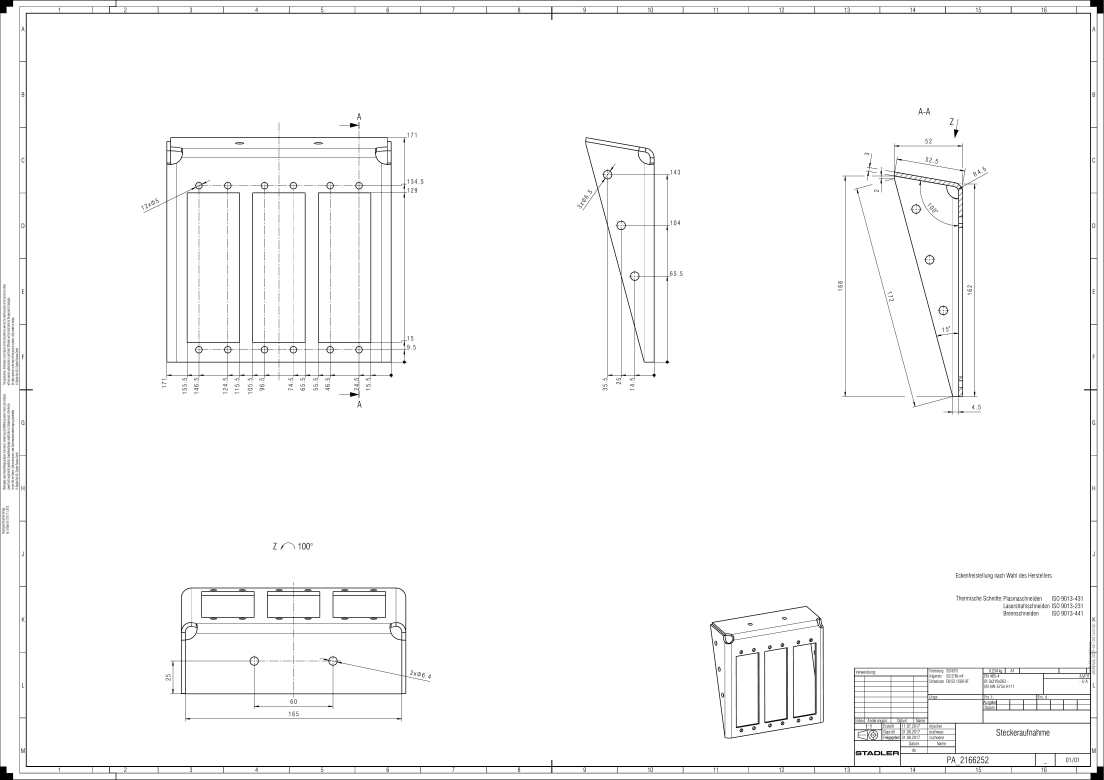
#> input picture page2.jpg, 6623 x 4678 px, found by its file name (shown at 1/6 size)
$ python main.py
#> lines starting #> are read from the running program, lines starting #| are printed output that depends on the picture; after the words box and inside, x2 and y2 are one past the last pixel; in counts of white or black regions, pixels touching at a corner belong together
# first is the table detection and cell recognition with Open cv2
#


import cv2
import numpy as np
import pandas as pd
import matplotlib.pyplot as plt
import csv
try:
    from PIL import Image
except ImportError:
    import Image
import pytesseract
from PIL import Image
from pathlib import Path
import openpyxl


########################################################################

# read your file
# file = r'C:/Python/ocr_2/page2.jpg'
file = r'C:/Python/ocr_2/page3.jpg'

######
im = Image.open(r'C:/Python/ocr_2/page2.jpg')
#> im is the input picture: PIL image 6623x4678 RGB; min 0, max 255, mean 249.4
width, height = im.size
#> width = 6623; height = 4678

# Setting the points for cropped image
left = 5
top = height / 4
#> top = 1169.5
right = 164
bottom = 3 * height / 4
#> bottom = 3508.5

# Cropped image of above dimension
# (It will not change original image)

im1 = im.crop((5120, 4003, 6556, 4606))
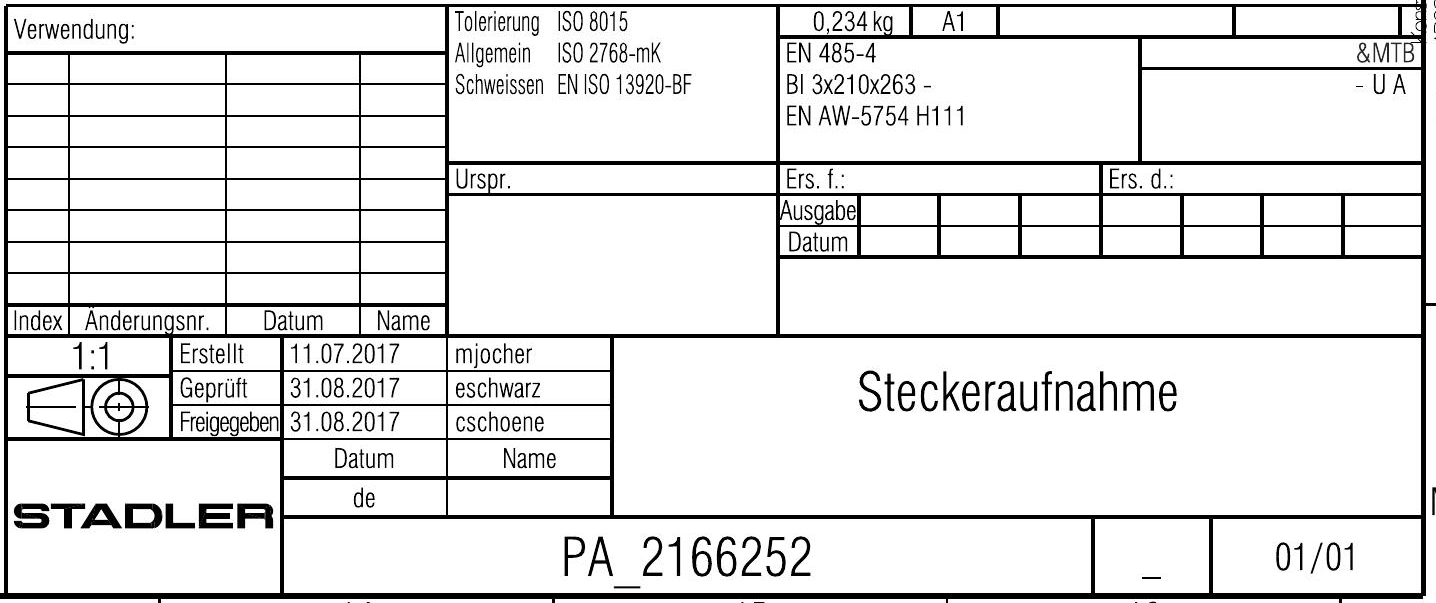
#> im1: PIL image 1436x603 RGB; min 0, max 255, mean 227.3
im1.show()
im1 = im1.save(r"C:/Python/ocr_2/table.jpg")
# file = r"C:/Python/ocr_2/table.jpg"
######
img = cv2.imread(file, 0)
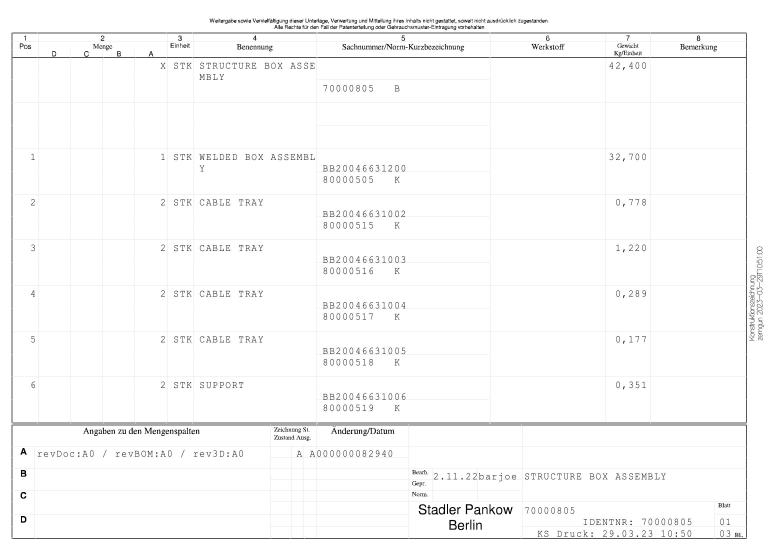
#> input picture page3.jpg, 2339 x 1653 px, found by its file name (shown at 1/3 size)
#> img is the input picture: shape (1653, 2339); min 0, max 255, mean 249.7
img.shape
# 1 thresholding the image to a binary image
thresh, img_bin = cv2.threshold(
    img, 128, 255, cv2.THRESH_BINARY | cv2.THRESH_OTSU)
#> img_bin: shape (1653, 2339); 98.1% white; black in thin lines or dots
#> thresh = 140
# 2 adaptiv
th3 = cv2.adaptiveThreshold(img, 255, cv2.ADAPTIVE_THRESH_GAUSSIAN_C,
                            cv2.THRESH_BINARY, 11, 2)
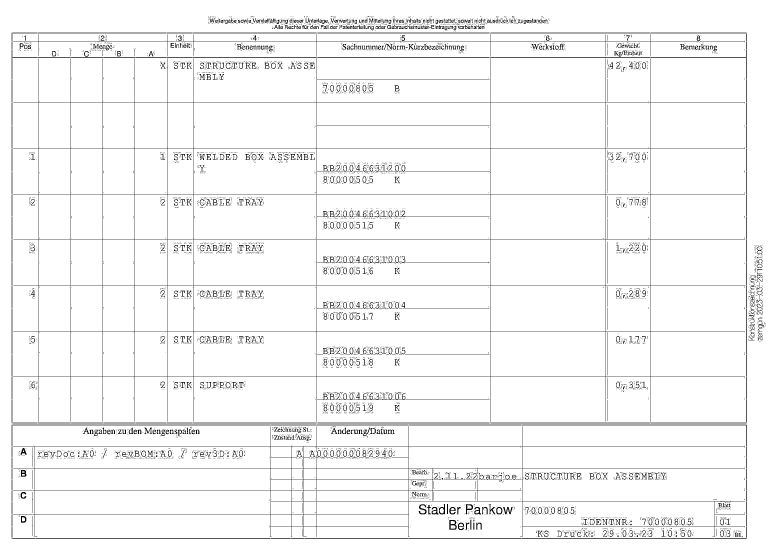
#> th3: shape (1653, 2339) (shown at 1/3 size); 96.3% white; black in thin lines or dots

# 1 inverting the image
img_bin = 255-img_bin
#> img_bin: shape (1653, 2339); 1.9% white in thin lines or dots
cv2.imwrite(r'C:/Python/ocr_2/cv2_inverted.png', img_bin)

# 2
th3 = 255-th3
#> th3: shape (1653, 2339); 3.7% white in thin lines or dots
cv2.imwrite(r'C:/Python/ocr_2/th3_inverted.png', th3)

# 1 Plotting the image to see the output
plotting = plt.imshow(img_bin, cmap='gray')
plt.show()

# 2 th3
plotting2 = plt.imshow(th3, cmap='gray')
plt.show()

########################################################################
# Length(width) of kernel as 100th of total width
kernel_len = np.array(img).shape[1]//100
#> kernel_len = 23
# Defining a vertical kernel to detect all vertical lines of image
ver_kernel = cv2.getStructuringElement(cv2.MORPH_RECT, (1, kernel_len))
#> ver_kernel = 23 values from 1 to 1
# Defining a horizontal kernel to detect all horizontal lines of image
hor_kernel = cv2.getStructuringElement(cv2.MORPH_RECT, (kernel_len, 1))
# A kernel of 2x2
kernel = cv2.getStructuringElement(cv2.MORPH_RECT, (2, 2))

########################################################################

# Use vertical kernel to detect and save the vertical lines in a jpg
# image_1 = cv2.erode(img_bin, ver_kernel, iterations=3)
image_1 = cv2.erode(th3, ver_kernel, iterations=3)
#> image_1: shape (1653, 2339); 0.32% white in thin lines or dots, all inside (x1, y1, x2, y2) = (35, 135, 2240, 1579)
vertical_lines = cv2.dilate(image_1, ver_kernel, iterations=3)
#> vertical_lines: shape (1653, 2339); 0.47% white in thin lines or dots, all inside (x1, y1, x2, y2) = (35, 102, 2240, 1612)
cv2.imwrite(str(Path.cwd())+"/vertical.jpg", vertical_lines)
# Plot the generated image
plotting = plt.imshow(image_1, cmap='gray')
plt.show()
########################################################################
# Use horizontal kernel to detect and save the horizontal lines in a jpg
# image_2 = cv2.erode(img_bin, hor_kernel, iterations=3)
image_2 = cv2.erode(th3, hor_kernel, iterations=3)
#> image_2: shape (1653, 2339); 1.1% white in thin lines or dots, all inside (x1, y1, x2, y2) = (71, 98, 2207, 1616)
horizontal_lines = cv2.dilate(image_2, hor_kernel, iterations=3)
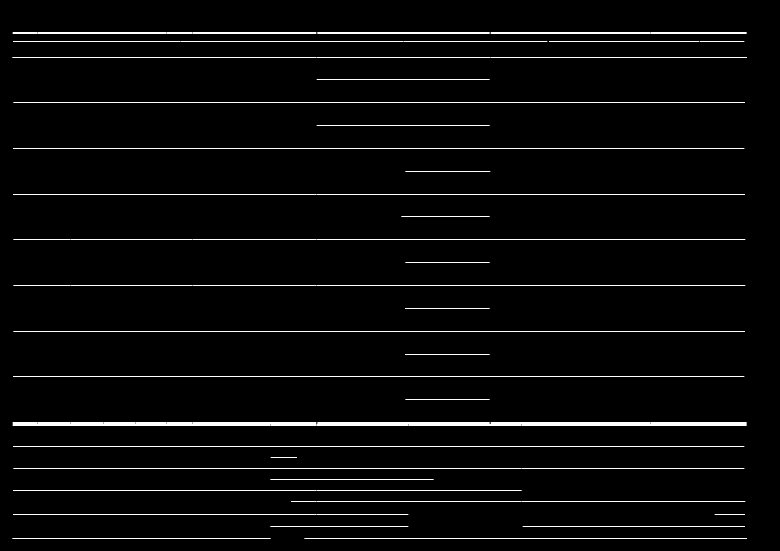
#> horizontal_lines: shape (1653, 2339) (shown at 1/3 size); 1.3% white in thin lines or dots, all inside (x1, y1, x2, y2) = (38, 98, 2240, 1616)
cv2.imwrite(str(Path.cwd())+"/horizontal.jpg", horizontal_lines)
# Plot the generated image
plotting = plt.imshow(image_2, cmap='gray')
plt.show()

########################################################################
# Combine horizontal and vertical lines in a new third image, with both having same weight.
img_vh = cv2.addWeighted(vertical_lines, 0.5, horizontal_lines, 0.5, 0.0)
# Eroding and thesholding the image
img_vh = cv2.erode(~img_vh, kernel, iterations=2)
# thresh, img_vh = cv2.threshold(img_vh, 128, 255, cv2.THRESH_BINARY | cv2.THRESH_OTSU)
img_vh = cv2.adaptiveThreshold(
    img_vh, 255, cv2.ADAPTIVE_THRESH_GAUSSIAN_C, cv2.THRESH_BINARY, 11, 2)
#> img_vh: shape (1653, 2339); 95.2% white; 4 black regions

cv2.imwrite(str(Path.cwd())+"/img_vh.jpg", img_vh)
bitxor = cv2.bitwise_xor(img, img_vh)
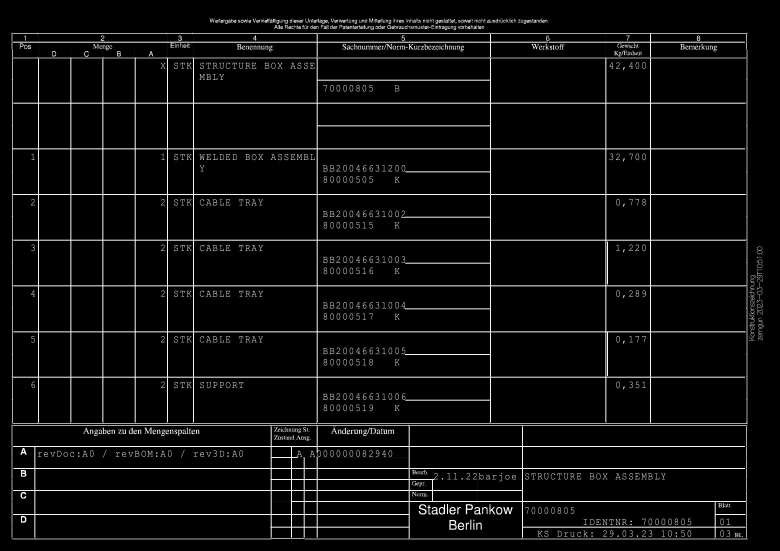
#> bitxor: shape (1653, 2339) (shown at 1/3 size); min 0, max 255, mean 13.3
bitnot = cv2.bitwise_not(bitxor)
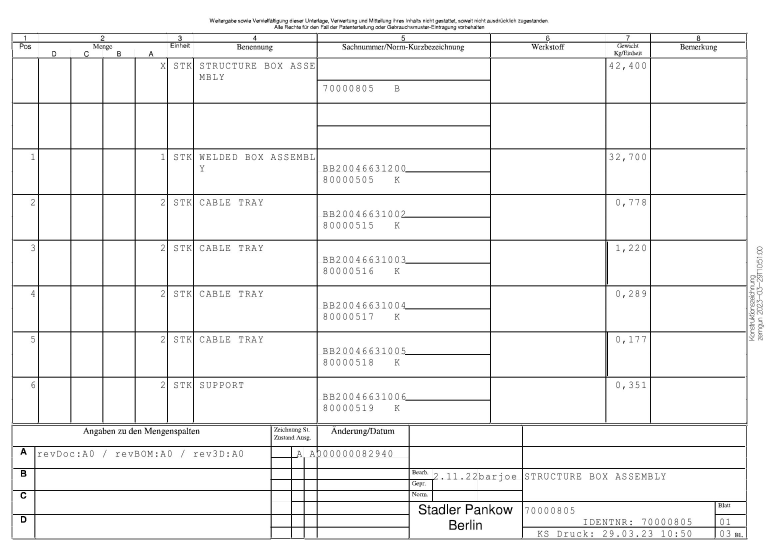
#> bitnot: shape (1653, 2339) (shown at 1/3 size); min 0, max 255, mean 241.7
# Plotting the generated image
plotting = plt.imshow(bitnot, cmap='gray')
plt.show()
########################################################################

# Detect contours for following box detection
contours, hierarchy = cv2.findContours(
    img_vh, cv2.RETR_TREE, cv2.CHAIN_APPROX_SIMPLE)
#> contours = 117 contours, 5 with area under 20; largest, box (x1, y1, x2, y2) and area: (0, 0, 2339, 1653) 3862376, (34, 97, 2243, 1273) 2517484, (37, 1273, 2243, 1619) 382024, (1953, 175, 2238, 719) 150815, (1953, 859, 2238, 1268) 113610

########################################################################


def sort_contours(cnts, method="left-to-right"):
    # initialize the reverse flag and sort index
#> called with method = 'top-to-bottom'
    reverse = False
    i = 0
    # handle if we need to sort in reverse
    if method == "right-to-left" or method == "bottom-to-top":
        reverse = True
    # handle if we are sorting against the y-coordinate rather than
    # the x-coordinate of the bounding box
    if method == "top-to-bottom" or method == "bottom-to-top":
        i = 1
    # construct the list of bounding boxes and sort them from top to
    # bottom
    boundingBoxes = [cv2.boundingRect(c) for c in cnts]
#> boundingBoxes = 117 items, first 6: (0, 0, 2339, 1653), (37, 1613, 777, 6), (37, 1273, 2206, 346), (953, 1545, 273, 35), (914, 1545, 36, 35), (876, 1545, 35, 35)
    (cnts, boundingBoxes) = zip(*sorted(zip(cnts, boundingBoxes),
                                        key=lambda b: b[1][i], reverse=reverse))
#> cnts has the same summary as contours outside sort_contours; boundingBoxes = 117 items, first 6: (0, 0, 2339, 1653), (34, 97, 2209, 1176), (1473, 102, 477, 69), (953, 102, 517, 23), (953, 128, 517, 43), (2239, 170, 1, 1)
    # return the list of sorted contours and bounding boxes
    return (cnts, boundingBoxes)


# Sort all the contours by top to bottom.
contours, boundingBoxes = sort_contours(contours, method="top-to-bottom")
########################################################################
# Creating a list of heights for all detected boxes
heights = [boundingBoxes[i][3] for i in range(len(boundingBoxes))]
#> heights = 117 values, max 1653 at index 0, min 1 at index 5, mean 132
# Get mean of heights
mean = np.mean(heights)
#> mean = 132

#######################################################################
# Create list box to store all boxes in
box = []
# Get position (x,y), width and height for every contour and show the contour on image
for c in contours:
    x, y, w, h = cv2.boundingRect(c)
    if (w < 1000 and h < 500):
        image = cv2.rectangle(img, (x, y), (x+w, y+h), (0, 255, 0), 2)
        box.append([x, y, w, h])
#> this loop made 117 passes
#> (x, y, w, h) on passes 2, 3, 6, 10, 11, 18, 19, 33, 43, 50, 54, 61: (34, 97, 2209, 1176), (1473, 102, 477, 69), (2239, 170, 1, 1), (2239, 175, 1, 1), (1953, 175, 285, 544), (214, 175, 190, 133), (39, 175, 172, 270), (953, 448, 517, 134), (953, 585, 517, 134), (39, 585, 75, 545), (953, 722, 517, 134), (1820, 724, 5, 130)
#> (c, x, y, w, h) on passes 1, 4, 5, 7, 8, 9: ([[0, 0], [0, 1652], [2338, 1652], [2338, 0]], 0, 0, 2339, 1653), ([[953, 102], [953, 124], [1469, 124], [1469, 102]], 953, 102, 517, 23), ([[953, 128], [953, 170], [1469, 170], [1469, 128]], 953, 128, 517, 43), ([[2237, 172], [2237, 173]], 2237, 172, 1, 2), ([[1471, 172], [1471, 173]], 1471, 172, 1, 2), ([[951, 172], [951, 173]], 951, 172, 1, 2)
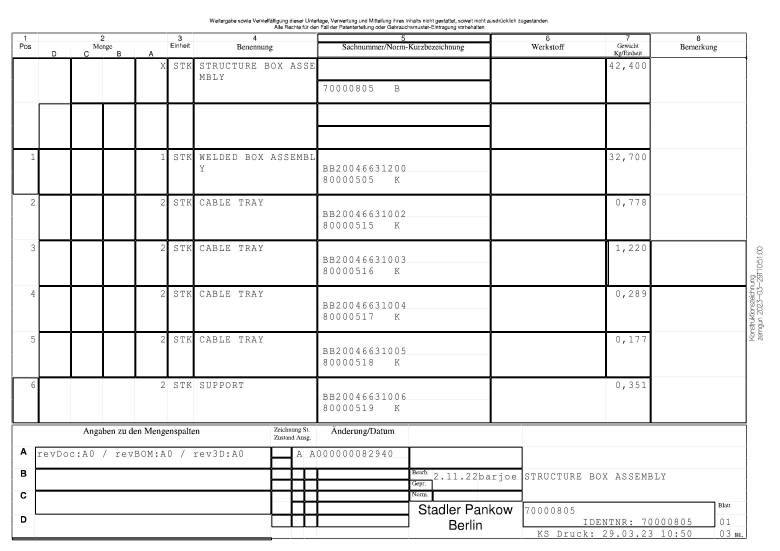
#> img: shape (1653, 2339) (shown at 1/3 size); 5.4% of pixels changed, all inside (x1, y1, x2, y2) = (36, 101, 2242, 1621)
#> after the loop, box = 112 items, first 6: [1473, 102, 477, 69], [953, 102, 517, 23], [953, 128, 517, 43], [2239, 170, 1, 1], [2237, 172, 1, 2], [1471, 172, 1, 2]
plotting = plt.imshow(image, cmap='gray')
plt.show()
#######################################################################
# Creating two lists to define row and column in which cell is located
row = []
column = []
j = 0
# Sorting the boxes to their respective row and column
for i in range(len(box)):
    if (i == 0):
        column.append(box[i])
        previous = box[i]
    else:
        if (box[i][1] <= previous[1]+mean/2):
            column.append(box[i])
            previous = box[i]
            if (i == len(box)-1):
                row.append(column)
        else:
            row.append(column)
            column = []
            previous = box[i]
            column.append(box[i])
#> this loop made 112 passes
#> previous on passes 1 to 12: [1473, 102, 477, 69], [953, 102, 517, 23], [953, 128, 517, 43], [2239, 170, 1, 1], [2237, 172, 1, 2], [1471, 172, 1, 2], [951, 172, 1, 2], [2239, 175, 1, 1], [1819, 175, 131, 133], [1473, 175, 343, 133], [953, 175, 517, 64], [582, 175, 368, 133]
#> after the loop, row = 11 items
print(column)
#| [[37, 1613, 777, 6]]
print(row)
#> (printed output is left out)
####################################################################
# calculating maximum number of cells
countcol = 0
for i in range(len(row)):
    countcol = len(row[i])
    if countcol > countcol:
        countcol = countcol
#> this loop made 11 passes
#> countcol on passes 1 to 11: 16, 1, 9, 1, 10, 9, 11, 10, 9, 4, 31
####################################################################
# Retrieving the center of each column
center = [int(row[i][j][0]+row[i][j][2]/2)
          for j in range(len(row[i])) if row[0]]
#> center = 31 values, max 1856 at index 23, min 459 at index 3, mean 989.3
center = np.array(center)
center.sort()
####################################################################
# Regarding the distance to the columns center, the boxes are arranged in respective order
finalboxes = []
for i in range(len(row)):
    lis = []
    for k in range(countcol):
        lis.append([])
    for j in range(len(row[i])):
        diff = abs(center-(row[i][j][0]+row[i][j][2]/4))
        minimum = min(diff)
        indexing = list(diff).index(minimum)
        lis[indexing].append(row[i][j])
    finalboxes.append(lis)
#> this loop made 11 passes
#> after the loop, finalboxes = 11 items
####################################################################
# from every single image-based cell/box the strings are extracted via pytesseract and stored in a list
outer = []
for i in range(len(finalboxes)):
    for j in range(len(finalboxes[i])):
        inner = ''
        if (len(finalboxes[i][j]) == 0):
            outer.append(' ')
        else:
            for k in range(len(finalboxes[i][j])):
                y, x, w, h = finalboxes[i][j][k][0], finalboxes[i][j][k][1], finalboxes[i][j][k][2], finalboxes[i][j][k][3]
                finalimg = bitnot[x:x+h, y:y+w]
                kernel = cv2.getStructuringElement(cv2.MORPH_RECT, (2, 1))
                border = cv2.copyMakeBorder(
                    finalimg, 2, 2, 2, 2,   cv2.BORDER_CONSTANT, value=[255, 255])
                resizing = cv2.resize(border, None, fx=2,
                                      fy=2, interpolation=cv2.INTER_CUBIC)
                dilation = cv2.dilate(resizing, kernel, iterations=1)
                erosion = cv2.erode(dilation, kernel, iterations=1)

#> (the run stopped early here; a loop or call above may not have finished)
